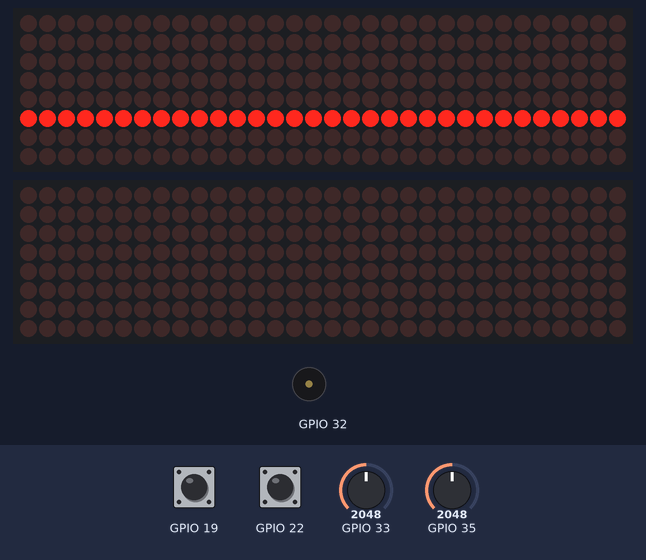
Recording of a program running on a simulated ESP32. On the bench: 2 × 32×8 LED matrix, buzzer (waves = sounding). Inputs (shaded band) come from the test bench; at power-on: GPIO 19 HIGH, GPIO 22 HIGH, GPIO 33 = 2048, GPIO 35 = 2048 (analog values on the 0–4095 scale).

Above: at 5.5 s.
At 6.4 s:
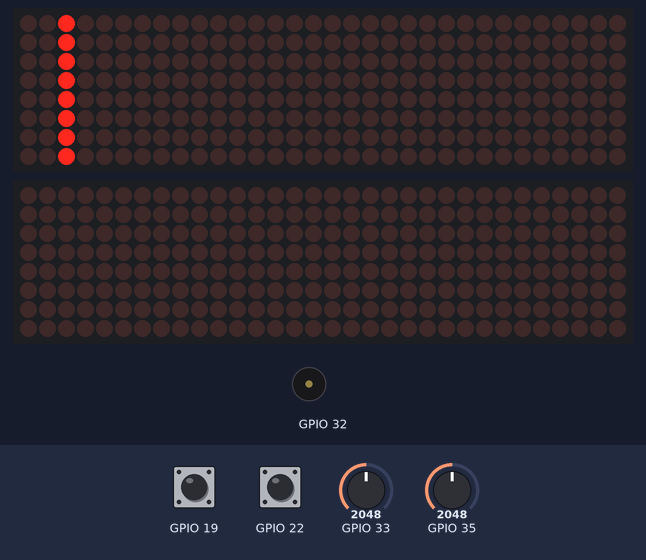
At 7.0 s:
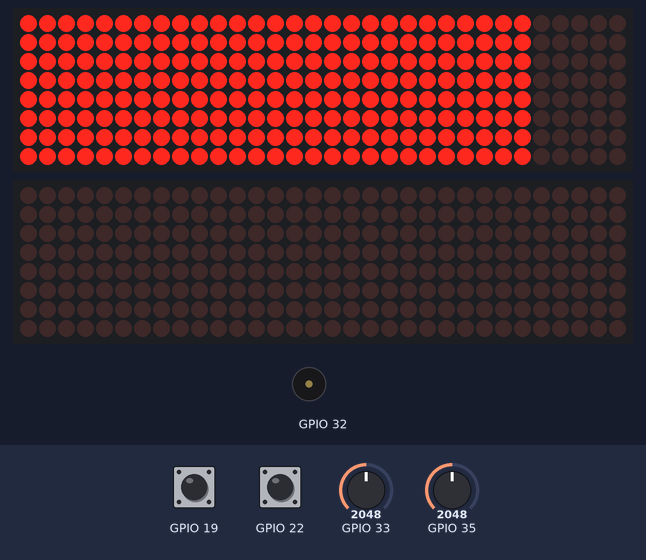
At 14.77 s:
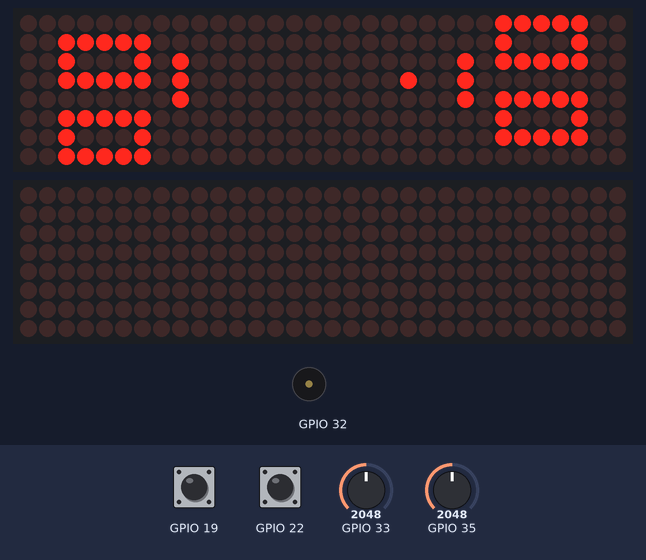
Timing chart, 0 to 14.9 s (numbered marks = the images above):
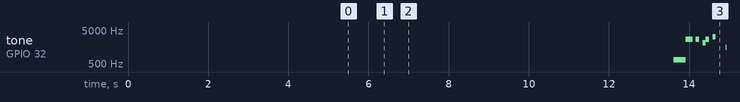

The program:

main.cpp
```cpp
#include <Arduino.h>
#include <cstdlib>
#include <ctime>

#include "MD_Parola.h"
#include "animation.hpp"
#include "device.hpp"
#include "esp32-hal-adc.h"
#include "esp32-hal-gpio.h"
#include "global.hpp"
#include "music.hpp"
#include "score.hpp"


void setup() {
    Setup();
    Intro();
    analogReadResolution(3);
    display.displayScroll("PRESS ANY BUTTON TO START...", PA_CENTER, PA_SCROLL_LEFT, 100);
    mp.Switch(&tetris);
    while (!digitalRead(p1.smashInput) && !digitalRead(p2.smashInput)) {
        mp.Play();
        if (display.displayAnimate()) {
            display.displayReset();
        }
    }
    delay(300);
    mp.Switch(&mario_underworld);
    p1.service = true;
}

int last = 0;
bool after_win = false;

void loop() {
    if (after_win) {
        delay(100);
        after_win = false;
    }
    mp.Play();
    int current = millis();

    b.Update();
    p1.CheckInput();
    p2.CheckInput();

    if (current - last < 100) {
        return;
    }

    last  = current;

    native_display.clear();
    p1.Draw();
    p2.Draw();
    b.Draw();

    RightRenderScore(p2.score, 9);
    LeftRenderScore(p1.score, -10);

    if (p1.score >= 11 && p1.score - p2.score >= 2) {
        delay(100);
        mp.Switch(&tetris);
        native_display.clear();
        display.displayText("P1 WIN", PA_CENTER, 50, 1000, PA_SCROLL_RIGHT, PA_SCROLL_RIGHT);
        while (!digitalRead(p1.smashInput)&& !digitalRead(p2.smashInput)) {
            mp.Play();
            if (display.displayAnimate()) {
                display.displayReset();
            }
        }
        p1.score = 0;
        p2.score = 0;
        mp.Switch(&mario_underworld);
        after_win = true;
    }
    else if (p2.score >= 11 && p2.score - p1.score >= 2) {
        delay(100);
        mp.Switch(&tetris);
        native_display.clear();
        display.displayText("P2 WIN", PA_CENTER, 50, 1000, PA_SCROLL_LEFT, PA_SCROLL_LEFT);
        while (!digitalRead(p1.smashInput)&& !digitalRead(p2.smashInput)) {
            mp.Play();
            if (display.displayAnimate()) {
                display.displayReset();
            }
        }
        p1.score = 0;
        p2.score = 0;
        mp.Switch(&mario_underworld);
        after_win = true;
    } else if (p2.score >= 15 && p1.score >= 15) {
        delay(100);
        mp.Switch(&tetris);
        native_display.clear();
        display.displayText("TIE", PA_CENTER, 50, 1000, PA_SCROLL_UP, PA_SCROLL_UP);
        while (!digitalRead(p1.smashInput)&& !digitalRead(p2.smashInput)) {
            mp.Play();
            if (display.displayAnimate()) {
                display.displayReset();
            }
        }
        p1.score = 0;
        p2.score = 0;
        mp.Switch(&mario_underworld);
        after_win = true;
    }
}
```

animation.hpp
```cpp
#pragma once


void Intro();
```

ball.hpp
```cpp
#pragma once

#include "vector2.hpp"
class Ball {
public:
    Vector2 position;
    Vector2 move;
    Ball(Vector2 position = Vector2());
    void Draw();
    void Update();
    void HitCheck();
    void ScoreCheck();
    int lastUpdate = 0;
    int updateRate = 1;
private:
};
```

buzzer.hpp
```cpp
#pragma once

#include <cstdint>
class Buzzer {
public:
    Buzzer(uint8_t pin);
    void Buzz();
private:
    uint8_t pin;
};
```

device.hpp
```cpp
#pragma once

#include <MD_Parola.h>
#include <MD_MAX72xx.h>
#include <SPI.h>
#include <cstdint>

constexpr MD_MAX72XX::moduleType_t HARDWARE_TYPE = MD_MAX72XX::FC16_HW;
constexpr uint8_t MAX_DEVICES = 4;
constexpr uint8_t CS_PIN = 12;
constexpr uint8_t DIN_PIN = 13;
constexpr uint8_t CLK_PIN = 14;
constexpr uint16_t SPEED = 100;

extern MD_Parola display;
extern MD_MAX72XX native_display;

void Setup();
```

global.hpp
```cpp
#pragma once

#include "ball.hpp"
#include "buzzer.hpp"
#include "player.hpp"
#include <cstdint>
#include "music.hpp"

extern Ball b;
extern Player p1;
extern Player p2;
static uint8_t score = 0;
extern Buzzer buzzer;
extern MusicPlayer mp;

extern Song mario;
extern Song mario_underworld;
extern Song tetris;
```

music.hpp
```cpp
#pragma once

#include "HardwareSerial.h"
#include "esp32-hal-ledc.h"
#include "esp32-hal.h"
#include "song.hpp"
#include <strings.h>
#include <sys/types.h>

class MusicPlayer {
public:
  MusicPlayer() {
    ledcAttachPin(32, 0);
    ledcSetup(0, 2048, 12);
  }
  void Switch(Song *song) {
    this->song.tempo = song->tempo;
    this->song.melody = song->melody;
    this->song.size = song->size;
    index = 0;
    this->Start();
  }
  void Start() {
    if (song.size <= 0 || song.melody == nullptr || song.tempo == nullptr)
      return;
    ledcWriteTone(0, song.melody[0]);
    this->index = 0;
    this->last = millis();
  }
  void Play() {
    if (song.size <= 0 || song.melody == nullptr || song.tempo == nullptr)
      return;
    int current = millis();
    int duration = 1000 / abs(song.tempo[index]);
    if (song.tempo[index] < 0) {
      duration *= 1.5;
    }
    if (current - this->last < duration)
      return;
    last = current;
    this->index++;
    if (index > song.size - 1)
      index = 0;
    ledcWriteTone(0, song.melody[this->index]);
  }

private:
  int index = 0;
  int last;
  Song song = Song(nullptr, nullptr, 0);
};
```

note.hpp
```cpp
#pragma once

#define NOTE_B0  31
#define NOTE_C1  33
#define NOTE_CS1 35
#define NOTE_D1  37
#define NOTE_DS1 39
#define NOTE_E1  41
#define NOTE_F1  44
#define NOTE_FS1 46
#define NOTE_G1  49
#define NOTE_GS1 52
#define NOTE_A1  55
#define NOTE_AS1 58
#define NOTE_B1  62
#define NOTE_C2  65
#define NOTE_CS2 69
#define NOTE_D2  73
#define NOTE_DS2 78
#define NOTE_E2  82
#define NOTE_F2  87
#define NOTE_FS2 93
#define NOTE_G2  98
#define NOTE_GS2 104
#define NOTE_A2  110
#define NOTE_AS2 117
#define NOTE_B2  123
#define NOTE_C3  131
#define NOTE_CS3 139
#define NOTE_D3  147
#define NOTE_DS3 156
#define NOTE_E3  165
#define NOTE_F3  175
#define NOTE_FS3 185
#define NOTE_G3  196
#define NOTE_GS3 208
#define NOTE_A3  220
#define NOTE_AS3 233
#define NOTE_B3  247
#define NOTE_C4  262
#define NOTE_CS4 277
#define NOTE_D4  294
#define NOTE_DS4 311
#define NOTE_E4  330
#define NOTE_F4  349
#define NOTE_FS4 370
#define NOTE_G4  392
#define NOTE_GS4 415
#define NOTE_A4  440
#define NOTE_AS4 466
#define NOTE_B4  494
#define NOTE_C5  523
#define NOTE_CS5 554
#define NOTE_D5  587
#define NOTE_DS5 622
#define NOTE_E5  659
#define NOTE_F5  698
#define NOTE_FS5 740
#define NOTE_G5  784
#define NOTE_GS5 831
#define NOTE_A5  880
#define NOTE_AS5 932
#define NOTE_B5  988
#define NOTE_C6  1047
#define NOTE_CS6 1109
#define NOTE_D6  1175
#define NOTE_DS6 1245
#define NOTE_E6  1319
#define NOTE_F6  1397
#define NOTE_FS6 1480
#define NOTE_G6  1568
#define NOTE_GS6 1661
#define NOTE_A6  1760
#define NOTE_AS6 1865
#define NOTE_B6  1976
#define NOTE_C7  2093
#define NOTE_CS7 2217
#define NOTE_D7  2349
#define NOTE_DS7 2489
#define NOTE_E7  2637
#define NOTE_F7  2794
#define NOTE_FS7 2960
#define NOTE_G7  3136
#define NOTE_GS7 3322
#define NOTE_A7  3520
#define NOTE_AS7 3729
#define NOTE_B7  3951
#define NOTE_C8  4186
#define NOTE_CS8 4435
#define NOTE_D8  4699
#define NOTE_DS8 4978
#define REST 0
```

player.hpp
```cpp
#pragma  once

#include "vector2.hpp"
#include <cstdint>

class Player {
public:
    bool after_service = false;
    bool service = false;
    Vector2 position;
    Player(uint8_t dirInput, uint8_t smashInput, Vector2 position = Vector2());
    void Draw();
    void CheckInput();
    uint16_t score = 0;
    uint8_t power = 1;
    int last = 0;
    int ready = 0;
    uint8_t dirInput;
    uint8_t smashInput;
};
```

score.hpp
```cpp
#pragma once
#include <cstdint>

void RenderScore(uint8_t score, int x);
void RightRenderScore(uint8_t score, int x);
void LeftRenderScore(uint8_t score, int x);
```

song.hpp
```cpp
#pragma once

#include "note.hpp"

class Song {
public:
    int size;
    Song(int *melody, int *tempo, int size):melody(melody), tempo(tempo), size(size) {}
    int *melody;
    int *tempo;
};

static int mario_melody[] = {
    NOTE_E7, NOTE_E7, 0, NOTE_E7,
    0, NOTE_C7, NOTE_E7, 0,
    NOTE_G7, 0, 0,  0,
    NOTE_G6, 0, 0, 0,

    NOTE_C7, 0, 0, NOTE_G6,
    0, 0, NOTE_E6, 0,
    0, NOTE_A6, 0, NOTE_B6,
    0, NOTE_AS6, NOTE_A6, 0,

    NOTE_G6, NOTE_E7, NOTE_G7,
    NOTE_A7, 0, NOTE_F7, NOTE_G7,
    0, NOTE_E7, 0, NOTE_C7,
    NOTE_D7, NOTE_B6, 0, 0,

    NOTE_C7, 0, 0, NOTE_G6,
    0, 0, NOTE_E6, 0,
    0, NOTE_A6, 0, NOTE_B6,
    0, NOTE_AS6, NOTE_A6, 0,

    NOTE_G6, NOTE_E7, NOTE_G7,
    NOTE_A7, 0, NOTE_F7, NOTE_G7,
    0, NOTE_E7, 0, NOTE_C7,
    NOTE_D7, NOTE_B6, 0, 0
};

static int mario_tempo[] = {
    12, 12, 12, 12,
    12, 12, 12, 12,
    12, 12, 12, 12,
    12, 12, 12, 12,

    12, 12, 12, 12,
    12, 12, 12, 12,
    12, 12, 12, 12,
    12, 12, 12, 12,

    9, 9, 9,
    12, 12, 12, 12,
    12, 12, 12, 12,
    12, 12, 12, 12,

    12, 12, 12, 12,
    12, 12, 12, 12,
    12, 12, 12, 12,
    12, 12, 12, 12,

    9, 9, 9,
    12, 12, 12, 12,
    12, 12, 12, 12,
    12, 12, 12, 12,
};

static int underworld_melody[] = {
    NOTE_C4, NOTE_C5, NOTE_A3, NOTE_A4,
    NOTE_AS3, NOTE_AS4, 0,
    0,
    NOTE_C4, NOTE_C5, NOTE_A3, NOTE_A4,
    NOTE_AS3, NOTE_AS4, 0,
    0,
    NOTE_F3, NOTE_F4, NOTE_D3, NOTE_D4,
    NOTE_DS3, NOTE_DS4, 0,
    0,
    NOTE_F3, NOTE_F4, NOTE_D3, NOTE_D4,
    NOTE_DS3, NOTE_DS4, 0,
    0, NOTE_DS4, NOTE_CS4, NOTE_D4,
    NOTE_CS4, NOTE_DS4,
    NOTE_DS4, NOTE_GS3,
    NOTE_G3, NOTE_CS4,
    NOTE_C4, NOTE_FS4, NOTE_F4, NOTE_E3, NOTE_AS4, NOTE_A4,
    NOTE_GS4, NOTE_DS4, NOTE_B3,
    NOTE_AS3, NOTE_A3, NOTE_GS3,
    0, 0, 0
};

//Underwolrd tempo
static int underworld_tempo[] = {
    12, 12, 12, 12,
    12, 12, 6,
    3,
    12, 12, 12, 12,
    12, 12, 6,
    3,
    12, 12, 12, 12,
    12, 12, 6,
    3,
    12, 12, 12, 12,
    12, 12, 6,
    6, 18, 18, 18,
    6, 6,
    6, 6,
    6, 6,
    18, 18, 18, 18, 18, 18,
    10, 10, 10,
    10, 10, 10,
    3, 3, 3
};

static int tetris_melody[] = {
    //Based on the arrangement at https://www.flutetunes.com/tunes.php?id=192
    NOTE_E5, NOTE_B4, NOTE_C5, NOTE_D5, NOTE_C5, NOTE_B4,
    NOTE_A4, NOTE_A4, NOTE_C5, NOTE_E5, NOTE_D5, NOTE_C5,
    NOTE_B4,  NOTE_C5, NOTE_D5, NOTE_E5,
    NOTE_C5, NOTE_A4, NOTE_A4, NOTE_A4, NOTE_B4, NOTE_C5,

    NOTE_D5,  NOTE_F5, NOTE_A5, NOTE_G5, NOTE_F5,
    NOTE_E5,  NOTE_C5, NOTE_E5, NOTE_D5, NOTE_C5,
    NOTE_B4, NOTE_B4, NOTE_C5, NOTE_D5, NOTE_E5,
    NOTE_C5, NOTE_A4, NOTE_A4,REST,

    NOTE_E5, NOTE_B4, NOTE_C5, NOTE_D5, NOTE_C5, NOTE_B4,
    NOTE_A4, NOTE_A4, NOTE_C5, NOTE_E5, NOTE_D5, NOTE_C5,
    NOTE_B4,  NOTE_C5, NOTE_D5, NOTE_E5,
    NOTE_C5, NOTE_A4, NOTE_A4, NOTE_A4, NOTE_B4, NOTE_C5,

    NOTE_D5,  NOTE_F5, NOTE_A5, NOTE_G5, NOTE_F5,
    NOTE_E5,  NOTE_C5, NOTE_E5, NOTE_D5, NOTE_C5,
    NOTE_B4, NOTE_B4, NOTE_C5, NOTE_D5, NOTE_E5,
    NOTE_C5, NOTE_A4, NOTE_A4,REST,

    NOTE_E5, NOTE_C5,
    NOTE_D5,  NOTE_B4,
    NOTE_C5,  NOTE_A4,
    NOTE_GS4, NOTE_B4, REST,
    NOTE_E5,  NOTE_C5,
    NOTE_D5,  NOTE_B4,
    NOTE_C5,  NOTE_E5, NOTE_A5,
    NOTE_GS5,
};

static int tetris_tempo[] = {
    //Based on the arrangement at https://www.flutetunes.com/tunes.php?id=192
    4,8,8,4,8,8,4,8,8,4,8,8
    , -4,8,4,4,
    4,4,8,4,8,8

    , -4,8,4,8,8,
    -4,8,4,8,8,
    4,8,8,4,4,
    4,4,4, 4,

    4,8,8,4,8,8,
    4,8,8,4,8,8,
    -4,8,4,4,
    4,4,8,4,8,8,

    -4,8,4,8,8,
    -4,8,4,8,8,
    4,8,8,4,4,
    4,4,4, 4,

    2,2,
    2,2,
    2,2,
    2,4,8,
    2,2,
    2,2,
    4,4,2,
    2,
};
```

vector2.hpp
```cpp
#pragma once

class Vector2 {
public:
    int x = 0,y = 0;
    Vector2(int x = 0, int y = 0): x(x), y(y) {}

    Vector2 operator+(const Vector2& other) const {
        return Vector2(x + other.x, y + other.y);
    }
    Vector2 operator-(const Vector2& other) const {
        return Vector2(x - other.x, y - other.y);
    }
    Vector2 operator*(const Vector2& other) const {
        return Vector2(x * other.x, y * other.y);
    }
    Vector2 operator/(const Vector2& other) const {
        return Vector2(x / other.x, y / other.y);
    }
    Vector2 operator+(const float n) const {
        return Vector2(x + n, y + n);
    }
    Vector2 operator-(const float n) const {
        return Vector2(x - n, y - n);
    }
    Vector2 operator*(const float n) const {
        return Vector2(x * n, y * n);
    }
    Vector2 operator/(const float n) const {
        return Vector2(x / n, y / n);
    }
    Vector2 GlobalToDisplay() const;
    void Draw() const;
    void Clear() const;
};
```

animation.cpp
```cpp
#include "device.hpp"
#include <cstdio>
#include "animation.hpp"
#include "global.hpp"

void Intro() {
    for (int i = 0; i < 8; i++) {
        for (int j = 0; j < 8 * MAX_DEVICES; j++) {
            native_display.setPoint(i, j, HIGH);
            delay(20);
            native_display.setPoint(i, j, LOW);
        }
        delay(20);
    }
    native_display.clear();

    for (int i = 0; i < 8; i++) {
        for (int j = 0; j < 8 * MAX_DEVICES; j++) {
            native_display.setPoint(i, j, HIGH);
            native_display.setPoint(i - 1, j, LOW);
        }
        delay(20);
    }
    native_display.clear();
    for (int i = 8; i >= 0; i--) {
        for (int j = 8 * MAX_DEVICES; j >= 0; j--) {
            native_display.setPoint(i, j, HIGH);
        }
        delay(20);
    }
    native_display.clear();
    for (int j = 0; j < 8 * MAX_DEVICES; j++) {
        for (int i = 0; i < 8; i++) {
            native_display.setPoint(i, j, HIGH);
            native_display.setPoint(i, j - 1, LOW);
        }
        delay(20);
    }
    native_display.clear();
    for (int j = 8 * MAX_DEVICES; j >= 0; j--) {
        for (int i = 8; i >= 0; i--) {
            native_display.setPoint(i, j, HIGH);
        }
        delay(20);
    }
    native_display.clear();
    display.displayScroll("Muhammad Haekal Muhyidin Al-Araby 5024221030", PA_CENTER, PA_SCROLL_LEFT, 20);
    while(!display.displayAnimate());
    display.displayScroll("PING PONG", PA_CENTER, PA_SCROLL_RIGHT, 20);
    while(!display.displayAnimate());
}
```

ball.cpp
```cpp
#include "ball.hpp"
#include "MD_Parola.h"
#include "global.hpp"
#include "vector2.hpp"
#include "math.h"
#include <cstdlib>
#include "device.hpp"

Ball::Ball(Vector2 position) : position(position) {
    this->position = Vector2(-6, p1.position.y);
    this->move = Vector2(0,0);
    this->updateRate = 1;
}

void Ball::HitCheck() {
    // Serial.printf("P1 X:%d Ball X:%d\n", p1.position.x, this->position.x);
    bool ballHitTheWall = this->position.y >= 3 || this->position.y <= -4;

    int deltaP1 = this->position.y - p1.position.y;
    int deltaP2 = this->position.y - p2.position.y;

    if (ballHitTheWall) {
        this->move.y *= -1;
    } else if (this->position.x == p1.position.x && abs(deltaP1) < 2 ) {
        this->move.x *= -1;
        this->move.y = p1.power != 1 ? 0 : deltaP1;
        this->updateRate = p1.power;
    } else if (this->position.x == p2.position.x && abs(deltaP2) < 2) {
        this->move.x *= -1;
        this->move.y = p2.power != 1 ? 0 : deltaP2;
        this->updateRate = p2.power;
    }
}

void Ball::ScoreCheck() {
    if (this->position.x < -8) {
        display.displayText("SCORED", PA_CENTER, 10, 500, PA_SCROLL_LEFT, PA_SCROLL_LEFT);
        mp.Switch(&tetris);
        while(!display.displayAnimate()) {
            mp.Play();
        }
        p2.score++;
        this->position = Vector2(-6, p1.position.y);
        this->move = Vector2(0,0);
        p1.service = true;
        this->updateRate = 1;
        mp.Switch(&mario_underworld);
    } else if (this->position.x > 7) {
        display.displayText("SCORED", PA_CENTER, 10, 500, PA_SCROLL_RIGHT, PA_SCROLL_RIGHT);
        mp.Switch(&tetris);
        while(!display.displayAnimate()) {
            mp.Play();
        }
        p1.score++;
        this->position = Vector2(5, p2.position.y);
        this->move = Vector2(0,0);
        p2.service = true;
        this->updateRate = 1;
        mp.Switch(&mario_underworld);
    }

}

void Ball::Update() {
    int current = millis();
    if (current - this->lastUpdate < 75 / updateRate) {
        return;
    }
    this->lastUpdate = current;
    HitCheck();
    ScoreCheck();
    this->position = this->position + this->move;
}

void Ball::Draw() {
    this->position.Draw();
}
```

buzzer.cpp
```cpp
#include "buzzer.hpp"
#include "esp32-hal-gpio.h"
#include "esp32-hal.h"
#include <cstdint>

Buzzer::Buzzer(uint8_t pin):pin(pin) {
    pinMode(pin, OUTPUT);
}

void Buzzer::Buzz() {
    digitalWrite(this->pin, HIGH);
    delay(100);
    digitalWrite(this->pin, LOW);
}
```

device.cpp
```cpp
#include "device.hpp"
#include "HardwareSerial.h"

MD_Parola display = MD_Parola(HARDWARE_TYPE, DIN_PIN, CLK_PIN, CS_PIN, MAX_DEVICES);
MD_MAX72XX native_display = MD_MAX72XX(HARDWARE_TYPE, DIN_PIN, CLK_PIN, CS_PIN, MAX_DEVICES);

void Setup() {
    native_display.begin();
    native_display.clear();
    native_display.control(MD_MAX72XX::INTENSITY, 0);

    display.begin();
    display.setIntensity(10);
    display.displayClear();

    Serial.begin(9600);
}
```

global.cpp
```cpp
#include "global.hpp"
#include "music.hpp"

Ball b = Ball(Vector2(0, 0));
Player p1 = Player(33, 19, Vector2(-8, 0));
Player p2 = Player(35, 22, Vector2(7, 0));
MusicPlayer mp = MusicPlayer();

Song mario = Song(mario_melody, mario_tempo, 78);
Song mario_underworld = Song(mario_melody, mario_tempo, 78);
Song tetris = Song(tetris_melody, tetris_tempo, 99);
```

vector2.cpp
```cpp
#include "device.hpp"
#include "esp32-hal-gpio.h"
#include <vector2.hpp>

Vector2 Vector2::GlobalToDisplay() const {
    // (0, 0) -> row 3 column 15
    return *this * -1 + Vector2(15, 3) ;
}

void Vector2::Draw() const {
    Vector2 displayPos = this->GlobalToDisplay();
    native_display.setPoint(displayPos.y, displayPos.x, HIGH);
}

void Vector2::Clear() const {
    Vector2 displayPos = this->GlobalToDisplay();
    native_display.setPoint(displayPos.y, displayPos.x, LOW);
}
```

Source omitted: player.cpp (1627 bytes), score.cpp (2876 bytes)

Measured:
- by itself, tone on GPIO 32: plays 659 Hz for 0.30 s, 2637 Hz for 0.17 s, 2637 Hz for 0.08 s, 2093 Hz for 0.08 s, 2637 Hz for 0.08 s, 3136 Hz for 0.08 s … (7 notes in this stretch)
- what the display in image 2 shows lasts 6.6 s, from 7.0 s to 13.6 s
